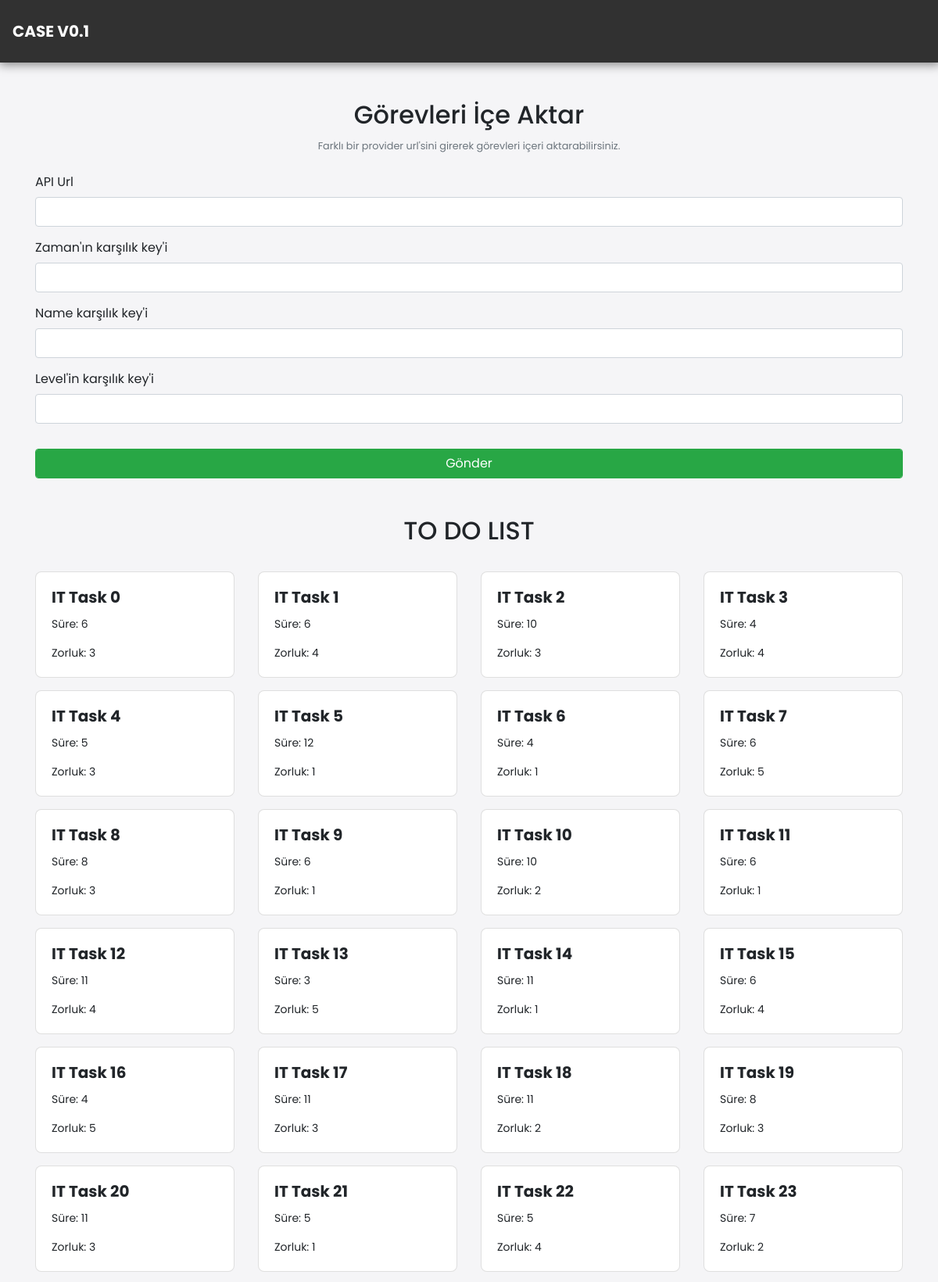
The page / (upper part) on the database its author committed.
### tables this page shows
CREATE TABLE `work_list` (
  `id` int(11) NOT NULL,
  `name` varchar(999) NOT NULL,
  `level` varchar(999) NOT NULL,
  `time` varchar(999) NOT NULL
);

### application/controllers/Home.php (called while the page is built, shortened)
<?php
class Home extends CI_Controller
{
    public function index()
    {
        $data['list'] = $this->db->get("work_list")->result();
        $this->load->view('index', $data);
    }
}

### index.php (called while the page is built, shortened)
<?php
require_once BASEPATH.'core/CodeIgniter.php';

### application/views/index.php (the view, shortened to what this page needs)
<?php include("header.php") ?>
<div class="main mt-5 mb-5">
    <div class="col-md-12 mt-3 mb-3">
        <div class="container">
            <h2 align="center">Görevleri İçe Aktar</h2>
            <p class="text-muted" align="center"><small>Farklı bir provider url'sini girerek görevleri içeri aktarabilirsiniz.</small></p>
            <form action="<?= base_url("home/createData") ?>" method="POST">
                <div class="form-group">
                    <label class="col-form-label">API Url</label>
                    <input type="text" class="form-control mb-2" name="api_url">
                    <label class="col-form-label">Zaman'ın karşılık key'i</label>
                    <input type="text" class="form-control mb-2" name="key_time">
                    <label class="col-form-label">Name karşılık key'i</label>
                    <input type="text" class="form-control mb-2" name="key_name">
                    <label class="col-form-label">Level'in karşılık key'i</label>
                    <input type="text" class="form-control mb-2" name="key_level">
                    <button class="form-control btn btn-success mt-4">Gönder</button>
                </div>
            </form>
        </div>
    </div>
    <div class="container">
        <h2 align="center" class="mb-4 mt-5">TO DO LIST</h2>
        <div class="row">
            <?php foreach ($list as $l) { ?>
                <div class="col-md-3 mt-2 mb-2">
                    <div class="card" style="border-radius: 8px !important;">
                        <div class="card-body">
                            <h5 class="card-title text-bold"><?= $l->name ?></h5>
                            <p class="card-text" style="font-size: 14px !important;">Süre: <?= $l->time ?></p>
                            <p class="card-text" style="font-size: 14px !important;">Zorluk: <?= $l->level ?></p>
                        </div>
                    </div>
                </div>
            <?php } ?>
        </div>
    </div>
</div>

### application/views/header.php (shortened to what this page needs)
<!DOCTYPE html>
<html>
<head>
    <link rel="stylesheet" href="<?= base_url() ?>assets/css/bootstrap.min.css">
    <link rel="stylesheet" type="text/css" href="<?= base_url() ?>assets/css/style.css">
    <link rel="stylesheet" type="text/css" href="<?= base_url() ?>assets/css/notification.min.css">
    <link rel="stylesheet" href="https://maxcdn.bootstrapcdn.com/font-awesome/4.6.1/css/font-awesome.min.css">
    <link rel="stylesheet" href="https://cdnjs.cloudflare.com/ajax/libs/font-awesome/4.7.0/css/font-awesome.min.css">
    <link rel="stylesheet" href="//code.jquery.com/ui/1.13.2/themes/base/jquery-ui.css">
    <link href="https://cdn.jsdelivr.net/npm/select2@4.1.0-rc.0/dist/css/select2.min.css" rel="stylesheet"/>
</head>
<body>
<nav class="navbar navbar-expand-lg navbar-light bg-light">
    <a class="navbar-brand" href="<?= base_url() ?>">
        <div class="text-bold text-white">CASE V0.1</div>
    </a>
</nav>

### assets/css/style.css (style rules this page uses)
:root { --swiper-theme-color: #007aff; }
:root { --swiper-navigation-size: 44px; }
html { scroll-behavior: smooth !important; }
body { font-family: 'Poppins', sans-serif !important; background-color: #F5F5F7; }
a { text-decoration: none !important; color: initial; }
.form-control { box-shadow: none !important; outline: none !important; }
.text-bold { font-weight: bold !important; }
.navbar { background-color: #313131 !important; padding-top: 20px; padding-bottom: 20px; box-shadow: 1px 1px 12px 2px #00000073; }

### rows shown on the page
work_list: name "IT Task 0", time "6", level "3"
work_list: name "IT Task 1", time "6", level "4"
work_list: name "IT Task 2", time "10", level "3"
work_list: name "IT Task 3", time "4", level "4"
work_list: name "IT Task 4", time "5", level "3"
work_list: name "IT Task 5", time "12", level "1"
work_list: name "IT Task 6", time "4", level "1"
work_list: name "IT Task 7", time "6", level "5"
work_list: name "IT Task 8", time "8", level "3"
work_list: name "IT Task 9", time "6", level "1"
work_list: name "IT Task 10", time "10", level "2"
work_list: name "IT Task 11", time "6", level "1"
work_list: name "IT Task 12", time "11", level "4"
work_list: name "IT Task 13", time "3", level "5"
work_list: name "IT Task 14", time "11", level "1"
work_list: name "IT Task 15", time "6", level "4"
work_list: name "IT Task 16", time "4", level "5"
work_list: name "IT Task 17", time "11", level "3"
work_list: name "IT Task 18", time "11", level "2"
work_list: name "IT Task 19", time "8", level "3"
work_list: name "IT Task 20", time "11", level "3"
work_list: name "IT Task 21", time "5", level "1"
work_list: name "IT Task 22", time "5", level "4"
work_list: name "IT Task 23", time "7", level "2"
